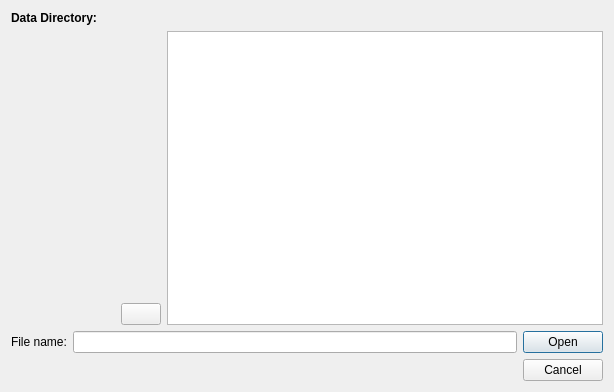
<?xml version="1.0" encoding="UTF-8"?>
<ui version="4.0">
 <class>Dialog</class>
 <widget class="QDialog" name="Dialog">
  <property name="geometry">
   <rect>
    <x>0</x>
    <y>0</y>
    <width>614</width>
    <height>392</height>
   </rect>
  </property>
  <property name="windowTitle">
   <string>Dialog</string>
  </property>
  <layout class="QGridLayout" name="gridLayout">
   <item row="2" column="2" rowspan="2" colspan="4">
    <widget class="QTreeView" name="itemsTree">
     <property name="sizePolicy">
      <sizepolicy hsizetype="Expanding" vsizetype="Expanding">
       <horstretch>1</horstretch>
       <verstretch>1</verstretch>
      </sizepolicy>
     </property>
     <property name="contextMenuPolicy">
      <enum>Qt::CustomContextMenu</enum>
     </property>
     <property name="editTriggers">
      <set>QAbstractItemView::NoEditTriggers</set>
     </property>
     <property name="alternatingRowColors">
      <bool>true</bool>
     </property>
     <property name="rootIsDecorated">
      <bool>false</bool>
     </property>
     <property name="itemsExpandable">
      <bool>false</bool>
     </property>
     <property name="sortingEnabled">
      <bool>true</bool>
     </property>
     <property name="allColumnsShowFocus">
      <bool>true</bool>
     </property>
     <property name="expandsOnDoubleClick">
      <bool>false</bool>
     </property>
     <attribute name="headerMinimumSectionSize">
      <number>50</number>
     </attribute>
    </widget>
   </item>
   <item row="3" column="0">
    <spacer name="horizontalSpacer">
     <property name="orientation">
      <enum>Qt::Horizontal</enum>
     </property>
     <property name="sizeType">
      <enum>QSizePolicy::Expanding</enum>
     </property>
     <property name="sizeHint" stdset="0">
      <size>
       <width>0</width>
       <height>0</height>
      </size>
     </property>
    </spacer>
   </item>
   <item row="3" column="1">
    <widget class="QPushButton" name="buttonRefresh">
     <property name="sizePolicy">
      <sizepolicy hsizetype="Fixed" vsizetype="Fixed">
       <horstretch>0</horstretch>
       <verstretch>0</verstretch>
      </sizepolicy>
     </property>
     <property name="toolTip">
      <string>Refresh</string>
     </property>
     <property name="text">
      <string/>
     </property>
    </widget>
   </item>
   <item row="4" column="0" colspan="6">
    <layout class="QGridLayout" name="controlsGrid">
     <item row="0" column="0">
      <widget class="QLabel" name="labelFileName">
       <property name="font">
        <font>
         <pointsize>9</pointsize>
        </font>
       </property>
       <property name="text">
        <string>File name:</string>
       </property>
      </widget>
     </item>
     <item row="0" column="3" rowspan="2">
      <widget class="QDialogButtonBox" name="buttonBox">
       <property name="orientation">
        <enum>Qt::Vertical</enum>
       </property>
       <property name="standardButtons">
        <set>QDialogButtonBox::Cancel|QDialogButtonBox::Open</set>
       </property>
      </widget>
     </item>
     <item row="0" column="1" colspan="2">
      <widget class="QLineEdit" name="lineFileName">
       <property name="sizePolicy">
        <sizepolicy hsizetype="Expanding" vsizetype="Fixed">
         <horstretch>1</horstretch>
         <verstretch>0</verstretch>
        </sizepolicy>
       </property>
      </widget>
     </item>
    </layout>
   </item>
   <item row="2" column="0" colspan="2">
    <widget class="QListView" name="typeList">
     <property name="sizePolicy">
      <sizepolicy hsizetype="Fixed" vsizetype="Ignored">
       <horstretch>0</horstretch>
       <verstretch>0</verstretch>
      </sizepolicy>
     </property>
     <property name="minimumSize">
      <size>
       <width>150</width>
       <height>0</height>
      </size>
     </property>
     <property name="maximumSize">
      <size>
       <width>150</width>
       <height>16777215</height>
      </size>
     </property>
     <property name="styleSheet">
      <string notr="true">background: transparent;
border: 0;</string>
     </property>
     <property name="editTriggers">
      <set>QAbstractItemView::NoEditTriggers</set>
     </property>
    </widget>
   </item>
   <item row="0" column="2" colspan="4">
    <widget class="QLabel" name="labelDataDirVal">
     <property name="text">
      <string/>
     </property>
     <property name="wordWrap">
      <bool>true</bool>
     </property>
     <property name="openExternalLinks">
      <bool>false</bool>
     </property>
     <property name="textInteractionFlags">
      <set>Qt::LinksAccessibleByMouse|Qt::TextSelectableByMouse</set>
     </property>
    </widget>
   </item>
   <item row="0" column="0" colspan="2">
    <widget class="QLabel" name="labelDataDir">
     <property name="text">
      <string>&lt;html&gt;&lt;head/&gt;&lt;body&gt;&lt;p&gt;&lt;span style=&quot; font-weight:600;&quot;&gt;Data Directory:&lt;/span&gt;&lt;/p&gt;&lt;/body&gt;&lt;/html&gt;</string>
     </property>
    </widget>
   </item>
  </layout>
  <action name="actionSelectFile">
   <property name="enabled">
    <bool>false</bool>
   </property>
   <property name="text">
    <string>Select File</string>
   </property>
  </action>
  <action name="actionPreviewFile">
   <property name="enabled">
    <bool>false</bool>
   </property>
   <property name="text">
    <string>Preview File</string>
   </property>
  </action>
  <action name="actionRefresh">
   <property name="text">
    <string>Refresh</string>
   </property>
  </action>
 </widget>
 <resources/>
 <connections>
  <connection>
   <sender>buttonBox</sender>
   <signal>accepted()</signal>
   <receiver>Dialog</receiver>
   <slot>accept()</slot>
   <hints>
    <hint type="sourcelabel">
     <x>248</x>
     <y>254</y>
    </hint>
    <hint type="destinationlabel">
     <x>157</x>
     <y>274</y>
    </hint>
   </hints>
  </connection>
  <connection>
   <sender>buttonBox</sender>
   <signal>rejected()</signal>
   <receiver>Dialog</receiver>
   <slot>reject()</slot>
   <hints>
    <hint type="sourcelabel">
     <x>316</x>
     <y>260</y>
    </hint>
    <hint type="destinationlabel">
     <x>286</x>
     <y>274</y>
    </hint>
   </hints>
  </connection>
 </connections>
</ui>
